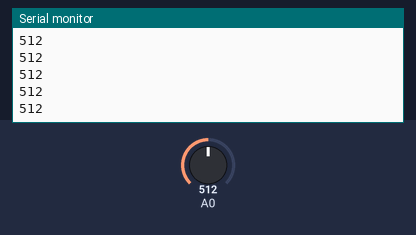
Bench run of a sketch on a simulated Arduino Uno, built with avr-gcc and run on an emulated ATmega328P. On the bench: the last lines printed to the serial monitor. The inputs (shaded band) are chosen by the test bench; at power-on: A0 = 512.

Above: at 1.2 s.
1.3 s: A0 set to 716
At 2.3 s:
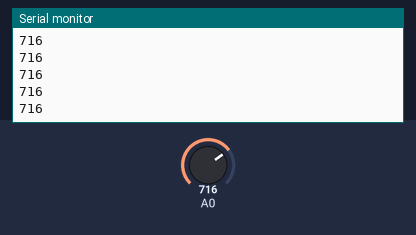
2.8 s: A0 set to 900
At 3.3 s:
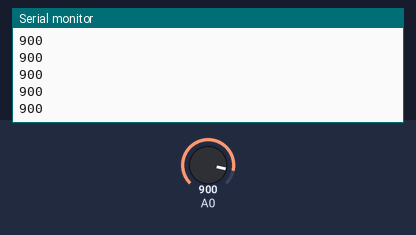
Timing chart, 0 to 5.8 s (numbered marks = the images above; inputs shaded):
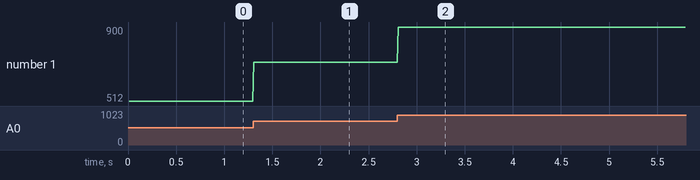

Measured:
- after the input at 1.3 s, the serial monitor: prints a new line at once (image 1)
- after the input at 2.8 s, the serial monitor: prints a new line at once (image 2)
- plotted number 1: 512 → 716 after the input at 1.3 s, 716 → 900 after the input at 2.8 s

The sketch:

Batterie_arduino_3.ino
```cpp
int analog = 0;
bool verif1[6] = {true,true,true,true,true,true} ;
int retour,piezzo,puissance;
int n = 0 , seuil = 50, compteur[6];

void setup() {
  Serial.begin(9600);

}

void loop() {

/*for(int i = 0; i < 5; i++){
  analog = analogRead(i);
  if(analog > 200 && verif1[i])
  {

    Serial.println(analog << 4 | i); ;
    verif1[i] = false ;
    compteur[i] = 0;
  }
  else
  {
    compteur[i] ++ ;
    if(compteur[i] >= 10)verif1[i] = true;

  }
}*/

  delay(10);
  Serial.println(analogRead(0));


}
```
